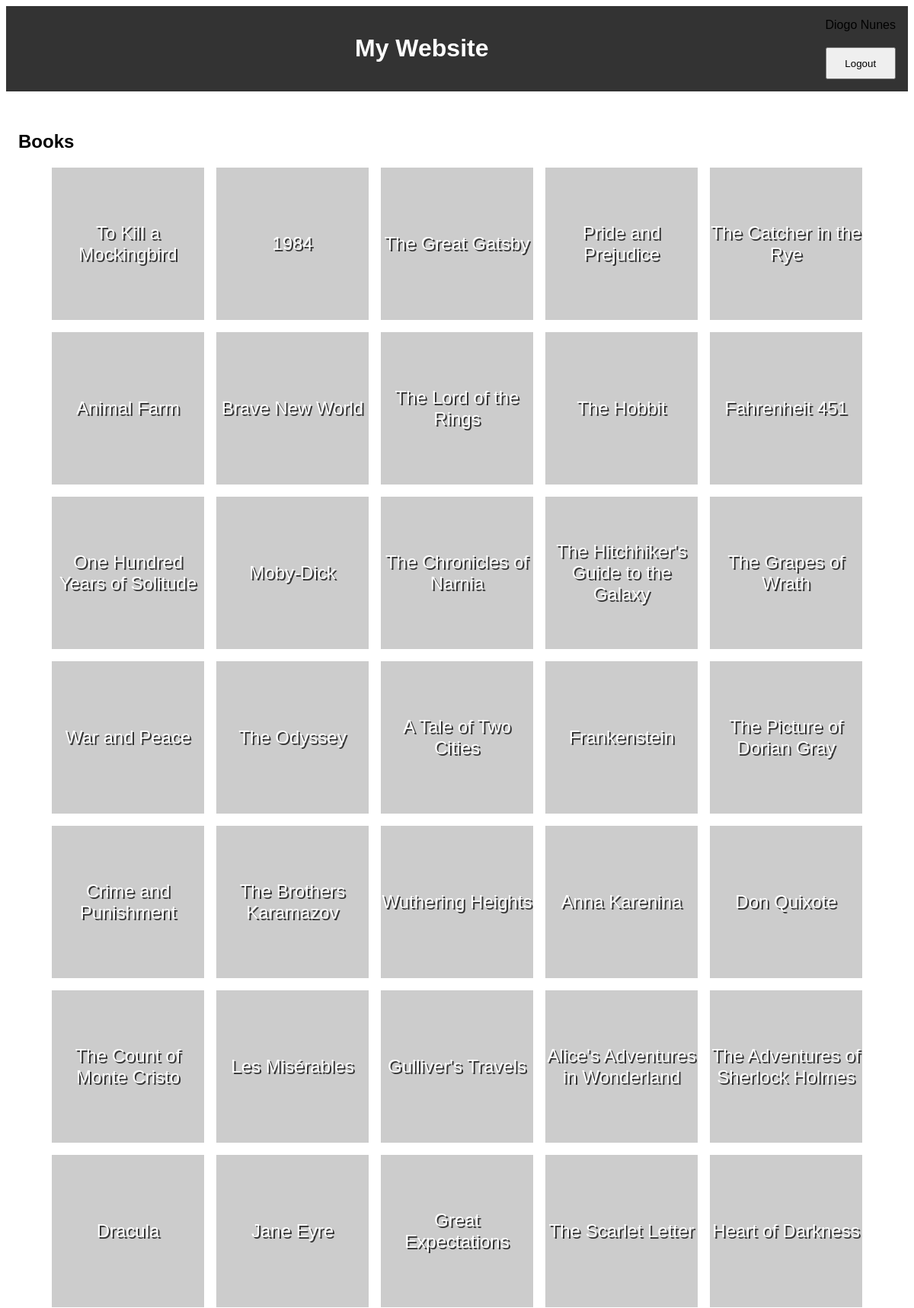
The page / (signed in, upper part) on the database its author committed.
### tables this page shows
CREATE TABLE Book (
    bookId INTEGER NOT NULL,
    title NVARCHAR(120),
    CONSTRAINT PK_Book PRIMARY KEY (bookId)
);

### index.php (called while the page is built, shortened)
<?php
  require_once('database/connection.db.php');
  require_once('database/book.class.php');
  require_once('templates/common.tpl.php');
  require_once('templates/book.tpl.php');
  $db = getDatabaseConnection();
  $books = Book::getBooks($db, intval(Book::countBooks($db)));
  drawBooks($books);
?>

### database/book.class.php (called while the page is built, shortened)
<?php
  class Book {
    public function __construct(int $id, string $title)
    {
      $this->id = $id;
      $this->title = $title;
    }
    static function getBooks(PDO $db, int $count) : array {
      $stmt = $db->prepare('SELECT bookId, title FROM Book LIMIT ?');
      $stmt->execute(array($count));
      $books = array();
      while ($book = $stmt->fetch()) {
        $books[] = new Book(
          $book['bookId'],
          $book['title']
        );
      }
      return $books;
    }
    static function countBooks(PDO $db){
      $stmt = $db->prepare('
      SELECT MAX(bookId)
      FROM Book
      ');
      $stmt->execute(array());
      $max = $stmt->fetch();
    return $max['MAX(bookId)'];
    }
  }
?>

### templates/book.tpl.php (the view, shortened to what this page needs)
<?php
  require_once('database/book.class.php')
?>
<?php function drawBooks(array $books) { ?>
  <h2>Books</h2>
  <section id="books">
    <?php foreach($books as $book) { ?>
      <article>
        <img src="https://picsum.photos/200?<?=$book->id?>">
        <a href="book.php?id=<?=$book->id?>"><?=$book->title?></a>
      </article>
    <?php } ?>
  </section>
<?php } ?>

### css/style.css (style rules this page uses)
body { font-family: Arial, sans-serif; --main-color: #ffffff; }
main a { color: var(--main-color); text-decoration: none; }
#books { display: flex; flex-wrap: wrap; justify-content: center; gap: 1em; }
#books article { display: grid; justify-content: center; width: 200px; }
#books article * { grid-column-start: 1; grid-row-start: 1; }
#books article a { color: white; text-decoration: none; text-shadow: 2px 2px #333; font-size: 1.5em; align-self: center; justify-self: center; text-align: center; }

### rows shown on the page
book: title "To Kill a Mockingbird"
book: title "1984"
book: title "The Great Gatsby"
book: title "Pride and Prejudice"
book: title "The Catcher in the Rye"
book: title "Animal Farm"
book: title "Brave New World"
book: title "The Lord of the Rings"
book: title "The Hobbit"
book: title "Fahrenheit 451"
book: title "One Hundred Years of Solitude"
book: title "Moby-Dick"
book: title "The Chronicles of Narnia"
book: title "The Hitchhiker's Guide to the Galaxy"
book: title "The Grapes of Wrath"
book: title "War and Peace"
book: title "The Odyssey"
book: title "A Tale of Two Cities"
book: title "Frankenstein"
book: title "The Picture of Dorian Gray"
book: title "Crime and Punishment"
book: title "The Brothers Karamazov"
book: title "Wuthering Heights"
book: title "Anna Karenina"
book: title "Don Quixote"
book: title "The Count of Monte Cristo"
book: title "Les Misérables"
book: title "Gulliver's Travels"
book: title "Alice's Adventures in Wonderland"
book: title "The Adventures of Sherlock Holmes"
book: title "Dracula"
book: title "Jane Eyre"
book: title "Great Expectations"
book: title "The Scarlet Letter"
book: title "Heart of Darkness"

### other values the page prints
$name "Diogo Nunes"
